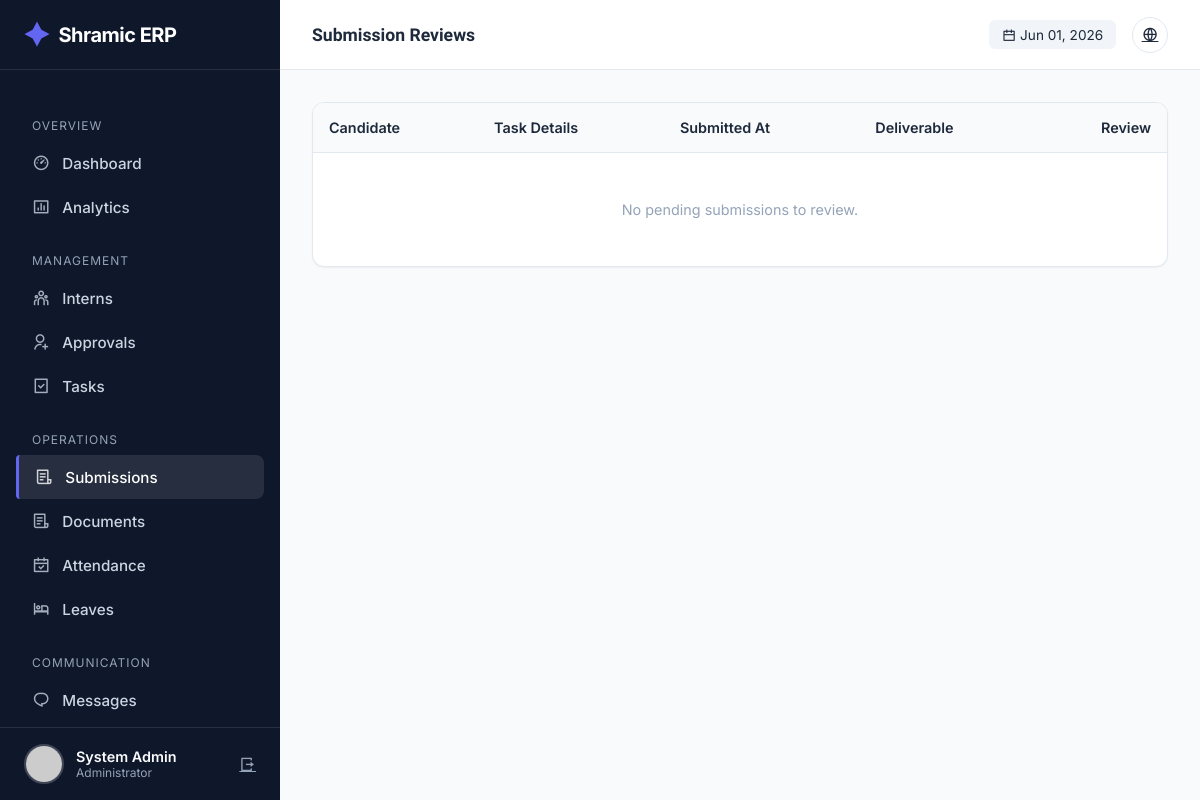
The page /admin/submissions (signed in) on the database as committed earlier.
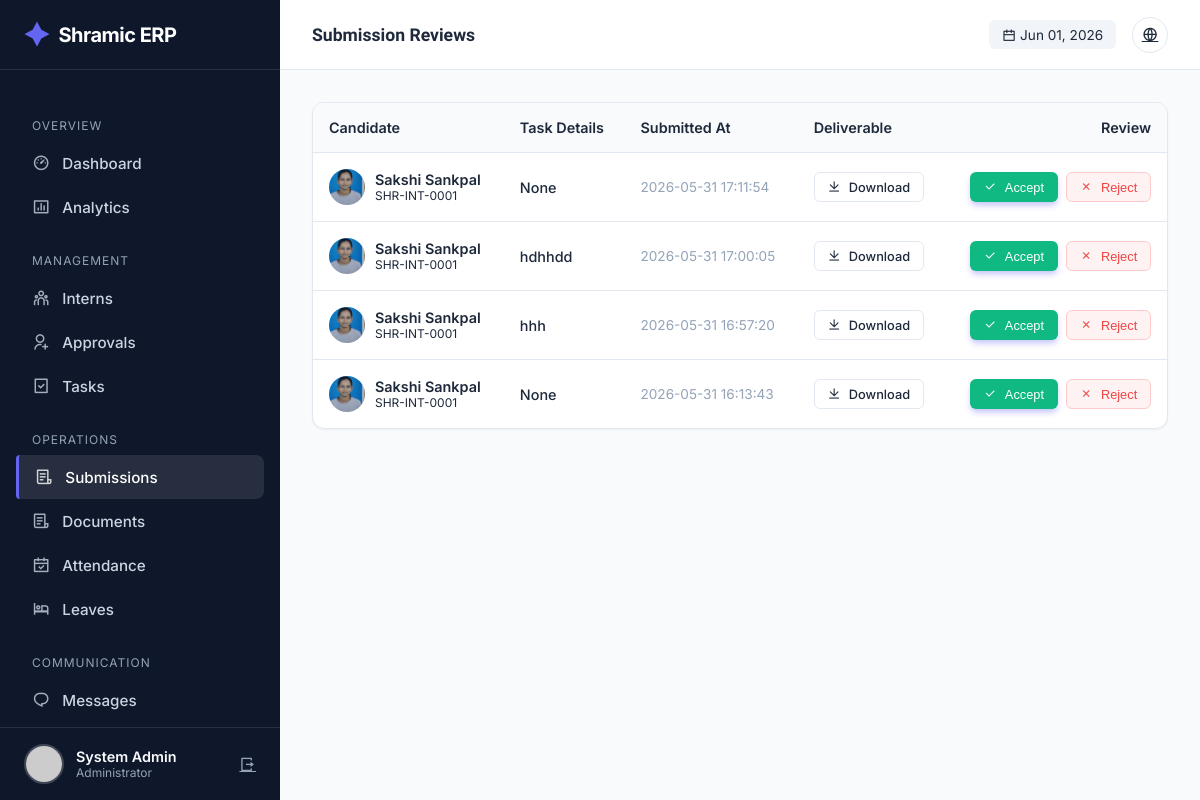
The same page on the database as committed later.
### tables this page shows
CREATE TABLE submissions (
            id INTEGER PRIMARY KEY AUTOINCREMENT,
            user_id INTEGER,
            task_id INTEGER,
            content TEXT,
            file_url TEXT,
            file_type TEXT,
            file_size INTEGER,
            status TEXT DEFAULT 'PENDING',
            version INTEGER DEFAULT 1,
            submitted_at TIMESTAMP DEFAULT CURRENT_TIMESTAMP,
            reviewed_at TIMESTAMP,
            reviewed_by INTEGER,
            feedback TEXT,
            grade TEXT,
            FOREIGN KEY (user_id) REFERENCES users(id),
            FOREIGN KEY (task_id) REFERENCES tasks(id),
            FOREIGN KEY (reviewed_by) REFERENCES users(id)
        );

CREATE TABLE users (
            id INTEGER PRIMARY KEY AUTOINCREMENT,
            intern_id TEXT UNIQUE,
            usn TEXT UNIQUE NOT NULL,
            full_name TEXT NOT NULL,
            phone TEXT NOT NULL,
            email TEXT UNIQUE NOT NULL,
            password_hash TEXT NOT NULL,
            role TEXT NOT NULL,
            photo_url TEXT,
            status TEXT DEFAULT 'PENDING',
            is_admin BOOLEAN DEFAULT 0,
            department TEXT,
            join_date DATE,
            emergency_contact TEXT,
            address TEXT,
            last_login TIMESTAMP,
            login_count INTEGER DEFAULT 0,
            created_at TIMESTAMP DEFAULT CURRENT_TIMESTAMP,
            updated_at TIMESTAMP DEFAULT CURRENT_TIMESTAMP
        );

CREATE TABLE tasks (
            id INTEGER PRIMARY KEY AUTOINCREMENT,
            title TEXT NOT NULL,
            description TEXT,
            file_url TEXT,
            assigned_to TEXT,
            assigned_by INTEGER,
            deadline DATE,
            priority TEXT DEFAULT 'MEDIUM',
            status TEXT DEFAULT 'ACTIVE',
            category TEXT,
            estimated_hours REAL,
            completion_percentage INTEGER DEFAULT 0,
            created_at TIMESTAMP DEFAULT CURRENT_TIMESTAMP,
            updated_at TIMESTAMP DEFAULT CURRENT_TIMESTAMP,
            FOREIGN KEY (assigned_by) REFERENCES users(id)
        );

### app.py (the view)
@app.route('/admin/submissions')
@login_required
@admin_required
def admin_submissions():
    conn = get_db_connection()
    cur = conn.cursor()
    status_filter = request.args.get('status', 'PENDING')
    cur.execute("""
        SELECT s.*, u.intern_id, u.full_name, u.photo_url,
               t.title as task_title
        FROM submissions s
        JOIN users u ON s.user_id = u.id
        LEFT JOIN tasks t ON s.task_id = t.id
        WHERE s.status = ?
        ORDER BY s.submitted_at DESC
    """, (status_filter,))
    submissions = cur.fetchall()
    conn.close()
    return render_template('admin/submissions.html',
                         submissions=submissions,
                         current_status=status_filter)

### app.py (called while the page is built)
@app.before_request
def make_session_permanent():
    session.permanent = True
    app.permanent_session_lifetime = timedelta(days=365)

def get_db_connection():
    conn = sqlite3.connect(DATABASE, timeout=30)
    conn.execute("PRAGMA busy_timeout = 30000")
    conn.row_factory = sqlite3.Row
    return conn

def get_current_datetime():
    return datetime.now(TIMEZONE)

@login_manager.user_loader
def load_user(user_id):
    conn = get_db_connection()
    cur = conn.cursor()
    cur.execute("SELECT * FROM users WHERE id = ?", (user_id,))
    user_data = cur.fetchone()
    conn.close()
    return User(dict(user_data)) if user_data else None

def admin_required(f):
    @wraps(f)
    def decorated_function(*args, **kwargs):
        if not current_user.is_authenticated or not current_user.is_admin:
            flash('Access denied. Admin privileges required.', 'error')
            return redirect(url_for('index'))
        return f(*args, **kwargs)
    return decorated_function

@app.before_request
def before_request():
        pass

### templates/admin/submissions.html
{% extends "admin/base.html" %} {% block page_title %}Submission Reviews{%
endblock %} {% block content %}
<div class="card" style="padding: 0">
  <div class="table-container">
    <table>
      <thead>
        <tr>
          <th>Candidate</th>
          <th>Task Details</th>
          <th>Submitted At</th>
          <th>Deliverable</th>
          <th style="text-align: right">Review</th>
        </tr>
      </thead>
      <tbody>
        {% for sub in submissions %}
        <tr>
          <td>
            <div style="display: flex; align-items: center; gap: 10px">
              <img
                src="{{ url_for('static', filename='uploads/profiles/' + sub.photo_url) if sub.photo_url else 'https://ui-avatars.com/api/?name=' + sub.full_name }}"
                style="
                  width: 36px;
                  height: 36px;
                  border-radius: 50%;
                  object-fit: cover;
                "
              />
              <div>
                <div style="font-weight: 600">{{ sub.full_name }}</div>
                <div style="font-size: 0.75rem; color: var(--text-secondary)">
                  {{ sub.intern_id }}
                </div>
              </div>
            </div>
          </td>
          <td>
            <div style="font-weight: 500">{{ sub.task_title }}</div>
          </td>
          <td style="color: var(--text-light); font-size: 0.85rem">
            {{ sub.submitted_at }}
          </td>
          <td>
            {% if sub.file_url %}
            <a
              href="{{ url_for('serve_file', filename='submissions/' + sub.file_url) }}"
              target="_blank"
              class="btn btn-outline"
              style="padding: 0.4rem 0.8rem; font-size: 0.8rem"
            >
              <i class="ri-download-line"></i> Download
            </a>
            {% else %}
            <span style="color: var(--text-light); font-style: italic"
              >Text Only</span
            >
            {% endif %}
          </td>
          <td style="text-align: right">
            <div style="display: flex; justify-content: flex-end; gap: 8px">
              <form
                action="{{ url_for('approve_submission', submission_id=sub.id) }}"
                method="POST"
              >
                <button
                  class="btn btn-primary"
                  style="
                    background: var(--success);
                    padding: 0.4rem 0.8rem;
                    font-size: 0.8rem;
                  "
                >
                  <i class="ri-check-line"></i> Accept
                </button>
              </form>
              <form
                action="{{ url_for('reject_submission', submission_id=sub.id) }}"
                method="POST"
              >
                <button
                  class="btn btn-danger"
                  style="padding: 0.4rem 0.8rem; font-size: 0.8rem"
                >
                  <i class="ri-close-line"></i> Reject
                </button>
              </form>
            </div>
          </td>
        </tr>
        {% else %}
        <tr>
          <td
            colspan="5"
            style="text-align: center; padding: 3rem; color: var(--text-light)"
          >
            No pending submissions to review.
          </td>
        </tr>
        {% endfor %}
      </tbody>
    </table>
  </div>
</div>
{% endblock %}

Rows that differ between the two databases and show on the page:
added submissions: photo_url (picture), full_name "Sakshi Sankpal", intern_id "SHR-INT-0001", task_title "None", submitted_at "2026-05-31 17:11:54"
added submissions: photo_url (picture), full_name "Sakshi Sankpal", intern_id "SHR-INT-0001", task_title "hdhhdd", submitted_at "2026-05-31 17:00:05"
added submissions: photo_url (picture), full_name "Sakshi Sankpal", intern_id "SHR-INT-0001", task_title "hhh", submitted_at "2026-05-31 16:57:20"
added submissions: photo_url (picture), full_name "Sakshi Sankpal", intern_id "SHR-INT-0001", task_title "None", submitted_at "2026-05-31 16:13:43"
Other text that changed with them:
text no longer shown: "No pending submissions to review."
